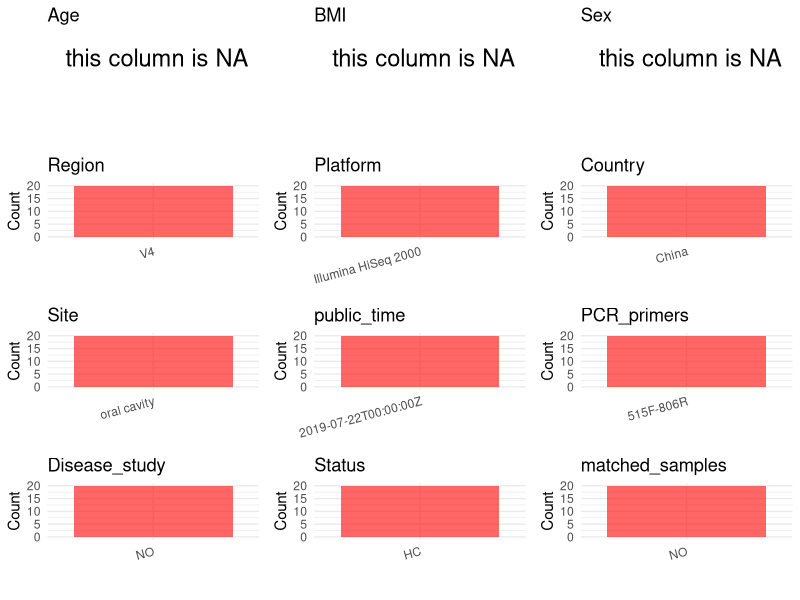

Source code (R): (Note: this script raises an error after producing the figure.)
## ---- chunk 1
library(tidyverse)
library(ggplot2)
library(cowplot)

setwd("C:/Users/zyc/Desktop/oral_project/data/projects/PRJNA553856")
initial_meta <- read.csv("SraRunTable.csv", header = TRUE) 
head(initial_meta)
## ---- chunk 2
metadata <- data.frame(
  BioProject = initial_meta$BioProject,
  Run = initial_meta$Run,
  sample_name = initial_meta$Library.Name,
  Age = NA,
  BMI = NA,
  Sex = NA,
  Platform = initial_meta$Instrument,
  Country = initial_meta$geo_loc_name_country,
  # Site = initial_meta$isolation_source,
  public_time = initial_meta$ReleaseDate,
  # Status = initial_meta$Sample.Name,
  stringsAsFactors = FALSE
)
## ---- chunk 3

metadata <- metadata %>% filter(str_detect(sample_name, "AO") | str_detect(sample_name, "CO"))


 # metadata <- metadata %>%
 #  mutate(Sex = recode(Sex, "female" = "F", "male" = "M"))
# metadata <-metadata%>%
#   mutate(Status = case_when(Site == "mucous" ~ "OSCC",
#                             Site == "dental plaque" ~ "OSCC",
#                             Site == "tumor" ~ "OSCC",
#                             TRUE ~ NA))

## ---- chunk 4
metadata$Site <- "oral cavity"
metadata$Status <- "HC"
metadata$matched_samples <- "NO"
metadata$Region <- "V4"
metadata$title <- "Interaction of Oral and Toothbrush Microbiota Affects Oral Cavity Health"
metadata$Disease_study <- "NO"
metadata$PCR_primers <- "515F-806R"
head(metadata)
## ---- chunk 5
print(paste("Number of unique runs:", length(unique(metadata$Run))))
print(paste("Number of unique sample names:", length(unique(metadata$sample_name))))
## ---- chunk 6
plot_data <- metadata %>%
  select(-BioProject, -Run, -sample_name, -title)

# Function to create simple plots for each column
create_simple_plots <- function(data) {
  plots <- list()

  for (col in colnames(data)) {
    # Check if the column is all NA
    if (all(is.na(data[[col]]))) {
      # Create an empty plot with text indicating all NA
      p <- ggplot() +
        annotate("text", x = 0.5, y = 0.5, label = "this column is NA", size = 6) +
        labs(title = col) +
        theme_void()
    } else if (is.numeric(data[[col]])) {
      # Numeric variable: histogram
      p <- ggplot(data, aes(x = .data[[col]])) +
        geom_histogram(fill = "blue", alpha = 0.6, bins = 20, na.rm = T) +
        labs(title = col) +
        theme_minimal()
    } else {
      # Categorical variable: bar plot (remove NA values)
      count_data <- as.data.frame(table(data[[col]], useNA = "ifany"))
      p <- ggplot(count_data, aes(x = reorder(Var1, -Freq), y = Freq)) +
        geom_col(fill = "red", alpha = 0.6) +
        labs(title = col, x = NULL, y = "Count") +
        theme_minimal() +
        theme(axis.text.x = element_text(angle = 15, hjust = 1))
    }
    plots[[col]] <- p
  }

  return(plots)
}


plots <- create_simple_plots(plot_data)
p<-plot_grid(plots$Age,
          plots$BMI,
          plots$Sex,
          plots$Region,
          plots$Platform,
          plots$Country,
          plots$Site,
          plots$public_time,
          plots$PCR_primers,
          plots$Disease_study,
          plots$Status,
          plots$matched_samples,# add
          ncol = 3, align = "hv", axis = "lb")
ggsave("Metadata_Summary.png", plot = p, width = 8, height = 6, dpi = 150)


## ---- chunk 7
knitr::include_graphics("Metadata_Summary.png")
## ---- chunk 8
metadata <- metadata[, c(
  "BioProject", "Run", "sample_name", "Age", "BMI", "Sex",
  "Region", "Platform", "Country", "Site", "public_time",
  "PCR_primers", "title", "Disease_study", "Status","matched_samples"
)]



write.csv(metadata, file = "metadata.csv", quote = FALSE)
